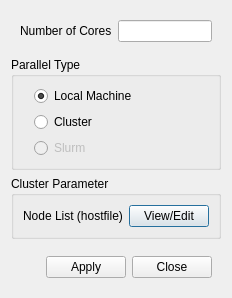
<?xml version="1.0" encoding="UTF-8"?>
<ui version="4.0">
 <class>parallelEnvironmentDialog</class>
 <widget class="QDialog" name="parallelEnvironmentDialog">
  <property name="geometry">
   <rect>
    <x>0</x>
    <y>0</y>
    <width>227</width>
    <height>298</height>
   </rect>
  </property>
  <property name="windowTitle">
   <string>Parallel Environment</string>
  </property>
  <layout class="QVBoxLayout" name="verticalLayout">
   <item>
    <widget class="QWidget" name="dialogContents" native="true">
     <layout class="QVBoxLayout" name="verticalLayout_5">
      <property name="leftMargin">
       <number>0</number>
      </property>
      <property name="topMargin">
       <number>0</number>
      </property>
      <property name="rightMargin">
       <number>0</number>
      </property>
      <property name="bottomMargin">
       <number>0</number>
      </property>
      <item>
       <widget class="QWidget" name="widget" native="true">
        <layout class="QHBoxLayout" name="horizontalLayout">
         <item>
          <widget class="QLabel" name="label_11">
           <property name="text">
            <string>Number of Cores</string>
           </property>
          </widget>
         </item>
         <item>
          <widget class="QLineEdit" name="numberOfCores"/>
         </item>
        </layout>
       </widget>
      </item>
      <item>
       <widget class="QGroupBox" name="groupBox">
        <property name="title">
         <string>Parallel Type</string>
        </property>
        <property name="checkable">
         <bool>false</bool>
        </property>
        <property name="checked">
         <bool>false</bool>
        </property>
        <layout class="QVBoxLayout" name="verticalLayout_4">
         <property name="leftMargin">
          <number>20</number>
         </property>
         <item>
          <widget class="QRadioButton" name="typeLocalMachine">
           <property name="text">
            <string>Local Machine</string>
           </property>
           <property name="checked">
            <bool>true</bool>
           </property>
           <attribute name="buttonGroup">
            <string notr="true">typeRadios</string>
           </attribute>
          </widget>
         </item>
         <item>
          <widget class="QRadioButton" name="typeCluster">
           <property name="text">
            <string>Cluster</string>
           </property>
           <attribute name="buttonGroup">
            <string notr="true">typeRadios</string>
           </attribute>
          </widget>
         </item>
         <item>
          <widget class="QRadioButton" name="typeSlurm">
           <property name="enabled">
            <bool>false</bool>
           </property>
           <property name="text">
            <string>Slurm</string>
           </property>
           <attribute name="buttonGroup">
            <string notr="true">typeRadios</string>
           </attribute>
          </widget>
         </item>
        </layout>
       </widget>
      </item>
      <item>
       <widget class="QStackedWidget" name="stackedParameters">
        <property name="currentIndex">
         <number>1</number>
        </property>
        <widget class="QWidget" name="page">
         <layout class="QVBoxLayout" name="verticalLayout_2">
          <property name="leftMargin">
           <number>0</number>
          </property>
          <property name="topMargin">
           <number>0</number>
          </property>
          <property name="rightMargin">
           <number>0</number>
          </property>
          <property name="bottomMargin">
           <number>0</number>
          </property>
         </layout>
        </widget>
        <widget class="QWidget" name="page_2">
         <layout class="QVBoxLayout" name="verticalLayout_3">
          <property name="leftMargin">
           <number>0</number>
          </property>
          <property name="topMargin">
           <number>0</number>
          </property>
          <property name="rightMargin">
           <number>0</number>
          </property>
          <property name="bottomMargin">
           <number>0</number>
          </property>
          <item>
           <widget class="QGroupBox" name="groupBox_3">
            <property name="title">
             <string>Cluster Parameter</string>
            </property>
            <layout class="QHBoxLayout" name="horizontalLayout_3">
             <item>
              <widget class="QLabel" name="label_25">
               <property name="text">
                <string>Node List (hostfile)</string>
               </property>
              </widget>
             </item>
             <item>
              <spacer name="horizontalSpacer_4">
               <property name="orientation">
                <enum>Qt::Horizontal</enum>
               </property>
               <property name="sizeHint" stdset="0">
                <size>
                 <width>40</width>
                 <height>20</height>
                </size>
               </property>
              </spacer>
             </item>
             <item>
              <widget class="QPushButton" name="editHostFile">
               <property name="text">
                <string>View/Edit</string>
               </property>
              </widget>
             </item>
            </layout>
           </widget>
          </item>
          <item>
           <spacer name="verticalSpacer_2">
            <property name="orientation">
             <enum>Qt::Vertical</enum>
            </property>
            <property name="sizeHint" stdset="0">
             <size>
              <width>20</width>
              <height>40</height>
             </size>
            </property>
           </spacer>
          </item>
         </layout>
        </widget>
       </widget>
      </item>
     </layout>
    </widget>
   </item>
   <item>
    <spacer name="verticalSpacer_3">
     <property name="orientation">
      <enum>Qt::Vertical</enum>
     </property>
     <property name="sizeHint" stdset="0">
      <size>
       <width>20</width>
       <height>40</height>
      </size>
     </property>
    </spacer>
   </item>
   <item>
    <widget class="QWidget" name="widget_2" native="true">
     <layout class="QHBoxLayout" name="horizontalLayout_2">
      <item>
       <spacer name="horizontalSpacer">
        <property name="orientation">
         <enum>Qt::Horizontal</enum>
        </property>
        <property name="sizeHint" stdset="0">
         <size>
          <width>40</width>
          <height>20</height>
         </size>
        </property>
       </spacer>
      </item>
      <item>
       <widget class="QPushButton" name="applyButton">
        <property name="text">
         <string>Apply</string>
        </property>
       </widget>
      </item>
      <item>
       <widget class="QPushButton" name="closeButton">
        <property name="text">
         <string>Close</string>
        </property>
       </widget>
      </item>
     </layout>
    </widget>
   </item>
  </layout>
 </widget>
 <resources/>
 <connections/>
 <buttongroups>
  <buttongroup name="typeRadios"/>
 </buttongroups>
</ui>
